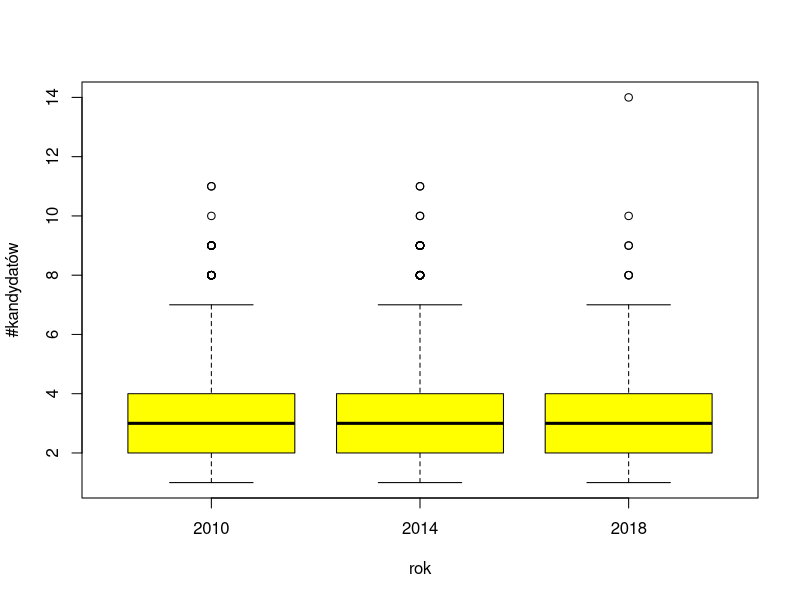
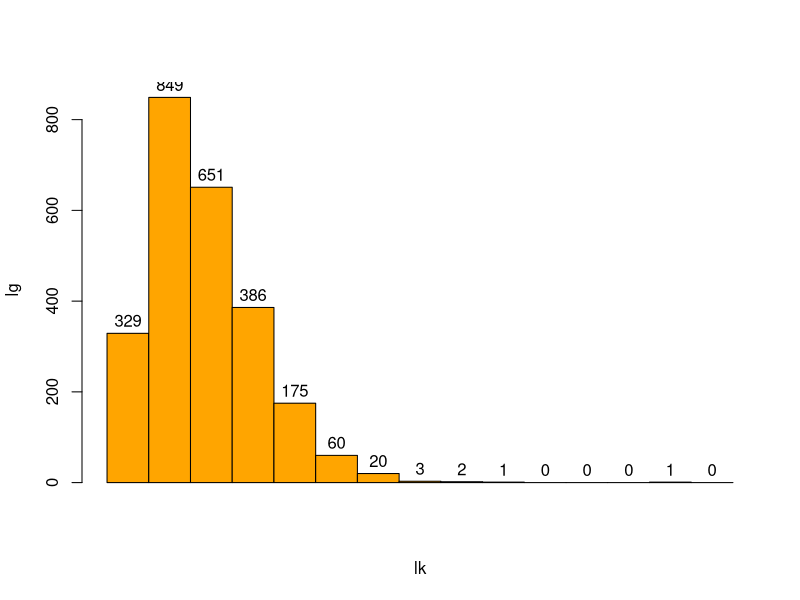
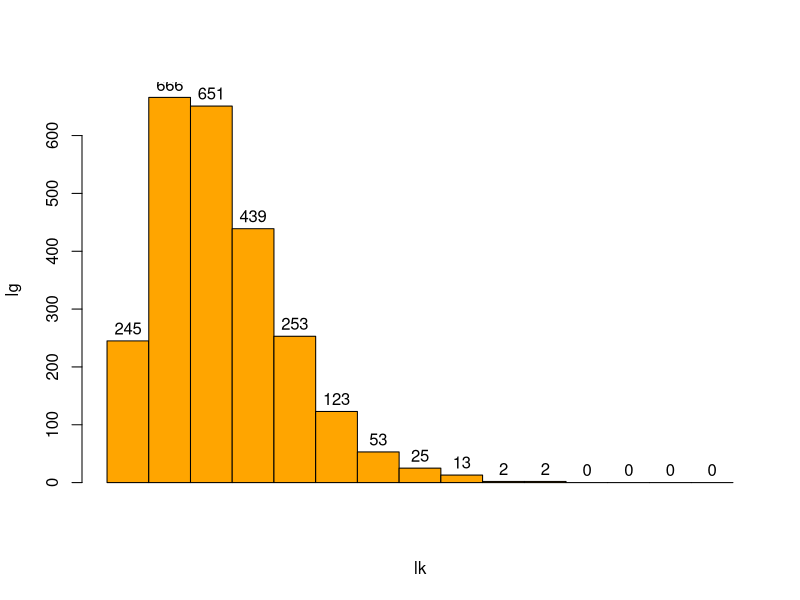
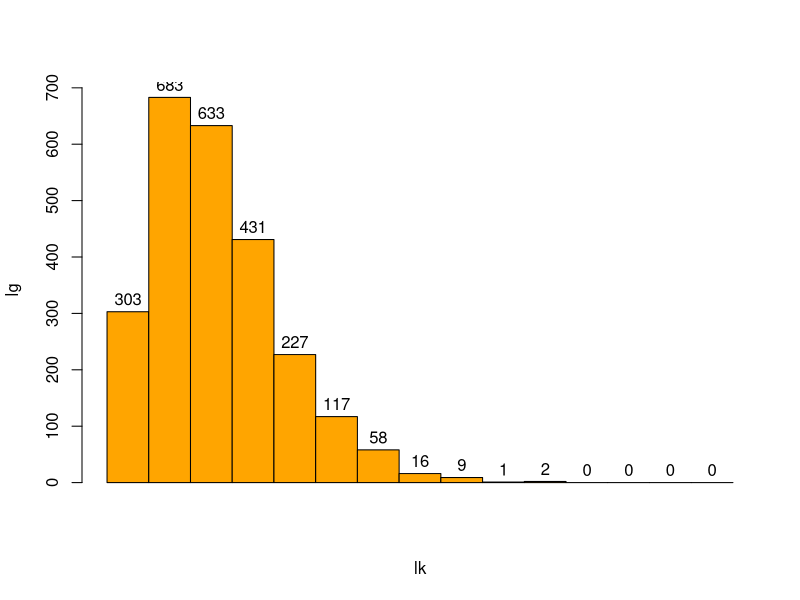
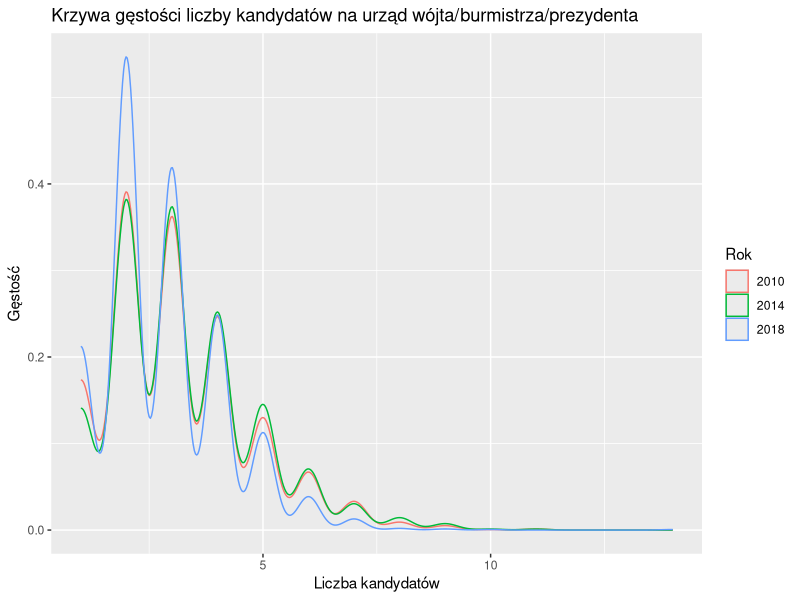

Generate these figures, in order, with R:
require(ggplot2)

g <- read.csv("gminy_agg_kandydaci3.csv", sep = ';', header=T, as.is=T, na.string="NA");

str(g)

boxplot (razem ~ rok, g, xlab = "rok", ylab = "#kandydatów", col = "yellow")

aggregate (g$razem, list(Numer = g$rok), fivenum)
aggregate (g$razem, list(Numer = g$rok), mean)

gx <- subset (g, (rok == 2018))
bb <- c(0, 1, 2, 3, 4, 5,6,7,8,9,10,11,12,13,14, 15)
 
h <- hist(gx$razem,  breaks=bb,
   freq=T, col="orange", main="", xlab="lk", ylab="lg", labels=T, xaxt='n')

## histogram
gy <- subset (g, (rok == 2014))
h <- hist(gy$razem,  breaks=bb,
   freq=T, col="orange", main="", xlab="lk", ylab="lg", labels=T, xaxt='n')

gz <- subset (g, (rok == 2010))

h <- hist(gz$razem,  breaks=bb,
   freq=T, col="orange", main="", xlab="lk", ylab="lg", labels=T, xaxt='n')

#p <- ggplot(g, aes(x=razem)) + geom_density() + facet_grid(rok ~ .)
g$r <- as.factor(g$rok)
p <- ggplot(g, aes(x=razem, color=r)) + geom_density() +
 labs(title="Krzywa gęstości liczby kandydatów na urząd wójta/burmistrza/prezydenta",x="Liczba kandydatów", 
   y = "Gęstość", color="Rok")
p
